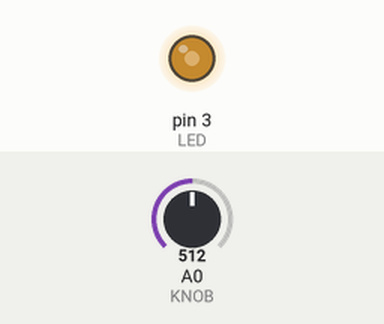
This sketch was run on a simulated Arduino Uno, built with avr-gcc and run on an emulated ATmega328P. Shown: output pins drawn as LEDs (lit = HIGH). The test bench sets the inputs (shaded band); at power-on: A0 (KNOB) = 512.

Above: at 1.2 s.
1.3 s: A0 (KNOB) set to 716
At 2.5 s:
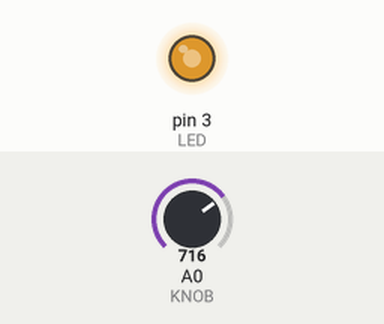
2.8 s: A0 (KNOB) set to 900
At 3.6 s:
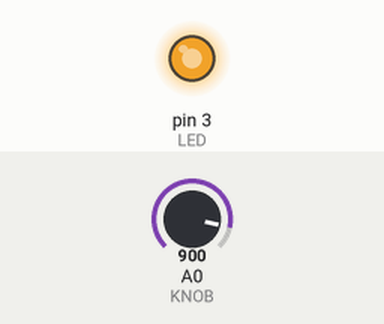
4.3 s: A0 (KNOB) set to 122
At 4.8 s:
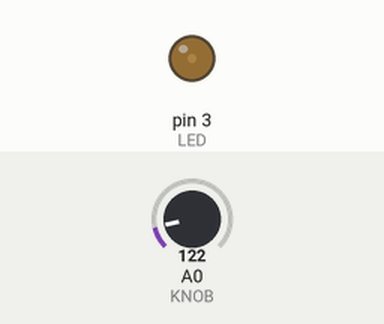
5.8 s: A0 (KNOB) set to 511
At 7.1 s:
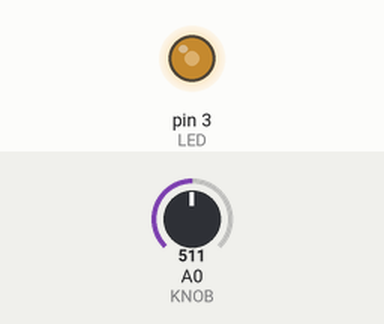
Timing chart, 0 to 8.3 s (numbered marks = the images above; inputs shaded):
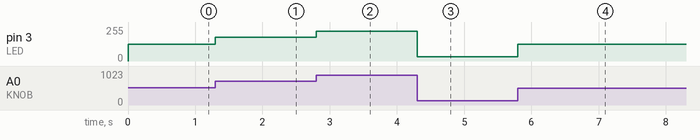

Measured:
- after the input at 1.3 s, pin 3 (LED): 127/255 → 178/255 at once
- after the input at 2.8 s, pin 3 (LED): 178/255 → 224/255 at once
- after the input at 4.3 s, pin 3 (LED): 224/255 → 31/255 at once
- after the input at 5.8 s, pin 3 (LED): 31/255 → 127/255 at once

The sketch:

sketch_mar30b.ino
```cpp
#define LED 3
#define KNOB 0

void setup() {
  pinMode(LED, OUTPUT);
}

void loop() {
  // Read the value of the potentiometer knob
  int knobValue = analogRead(KNOB);

  // Map the potentiometer value to 1-255
  int intensity = map(knobValue, 1, 1024, 1, 255);

  // Output the respective value to the LED
  analogWrite(LED, intensity);
}
```
